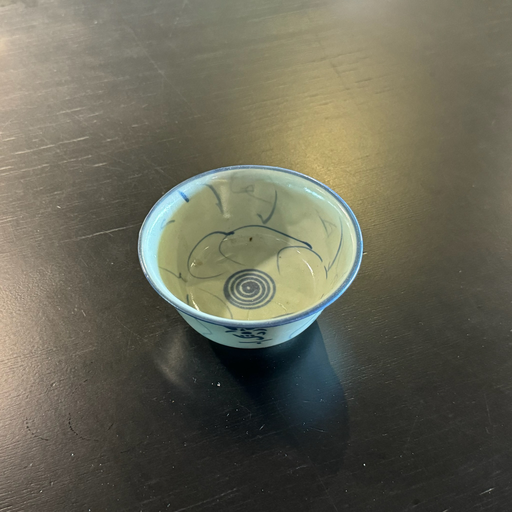
#> input picture baseline/repos/genlit/examples/images/bowl.png, 512 x 512 px
$ python -i build_fixed32_coshadow_metadata.py   (imports and definitions only)
#> lines starting #> are read from the running program, lines starting #| are printed output that depends on the picture; after the words box and inside, x2 and y2 are one past the last pixel; in counts of white or black regions, pixels touching at a corner belong together
#> further down, picture is the input picture: PIL image 512x512 RGB; mean R, G, B 103.6, 101.8, 86.2
#!/usr/bin/env python3
"""Build scene-disjoint CoShadow metadata from the fixed32 PNG dataset.

The input rows are preserved verbatim (including ``attrs_json``).  This script
only validates their image contract and appends derived shadow-layout fields.
All rows from one scene are assigned to the same split.
"""

from __future__ import annotations

import argparse
import hashlib
import json
import math
import os
import tempfile
from collections import defaultdict
from pathlib import Path
from typing import Any, Iterable, Mapping

from PIL import Image


DEFAULT_METADATA = "data_train/objaverse_fixed32_480/metadata.jsonl"
DEFAULT_DATA_ROOT = "data/objaverse_fixed32_png"
DEFAULT_OUTPUT_DIR = "data_train/objaverse_fixed32_coshadow_480"
DEFAULT_REJECT_METADATA = "data/objaverse_fixed32_png/reject_metadata.txt"
REQUIRED_PATH_KEYS = ("video", "input_image", "mask", "shadow_mask")


# [63 lines left out: functions _finite_ratio, parse_split_ratios, scene_split, resolve_under_root, decode_png, not called in this run]


def foreground_bbox_from_mask(
    image: Image.Image,
    *,
    threshold: int = 127,
) -> tuple[list[float], bool, int]:
    """Return normalized half-open XYXY bounds, validity, and foreground area."""
#> called with threshold = 127

    if not 0 <= int(threshold) <= 255:
        raise ValueError(f"threshold must be in [0,255], got {threshold}")
    gray = image.convert("L")
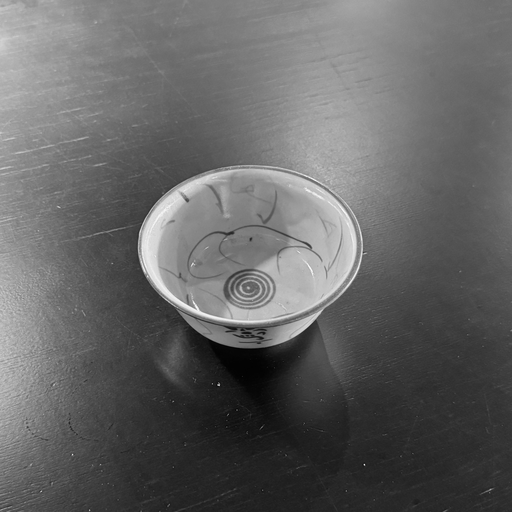
#> gray: PIL image 512x512 L; min 0, max 254, mean 100.5
    width, height = gray.size
#> width = 512; height = 512
    histogram = gray.histogram()
#> histogram = 256 values, max 2483 at index 111, min 0 at index 249, mean 1024
    area = int(sum(histogram[int(threshold) + 1 :]))
#> area = 78613
    if area == 0:
        return [0.0, 0.0, 0.0, 0.0], False, 0
    binary = gray.point(lambda value: 255 if value > threshold else 0, mode="1")
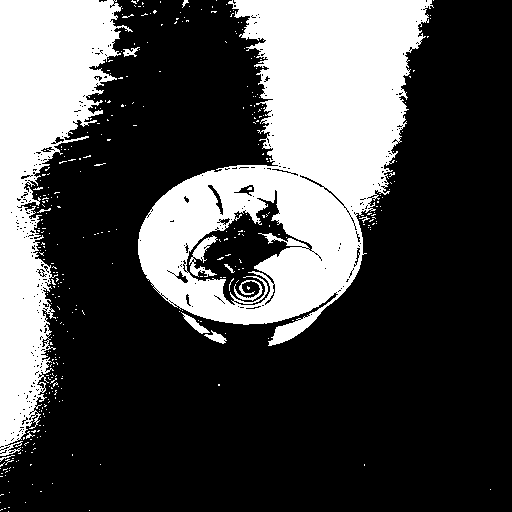
#> binary: PIL image 512x512 1; 30% white; 362 white regions (349 under 20 px), largest, box (x1, y1, x2, y2) and area: (138, 0, 434, 346) 49765, (0, 0, 133, 456) 26688, (189, 235, 218, 277) 428
    bounds = binary.getbbox()
#> bounds = (0, 0, 491, 512)
    if bounds is None:
        raise AssertionError("Mask histogram is non-empty but Pillow returned no bounding box")
    min_x, min_y, max_x_exclusive, max_y_exclusive = bounds
#> min_x = 0; min_y = 0; max_x_exclusive = 491; max_y_exclusive = 512
    # x2/y2 are exclusive so a mask touching the final pixel maps exactly to 1.
    bbox = [
        min_x / float(width),
        min_y / float(height),
        max_x_exclusive / float(width),
        max_y_exclusive / float(height),
    ]
#> bbox = [0, 0, 0.959, 1]
    return bbox, True, area


# [278 lines left out: functions quantize_bbox, _scene_id, enrich_row, _atomic_write_jsonl, load_rejected_scenes, build and 2 more, not called in this run]


# [2 lines not run here, left out]

>>> from PIL import Image
>>> picture = Image.open('../baseline/repos/genlit/examples/images/bowl.png')
>>> result = foreground_bbox_from_mask(picture)
#> result = ([0, 0, 0.959, 1], True, 78613)
